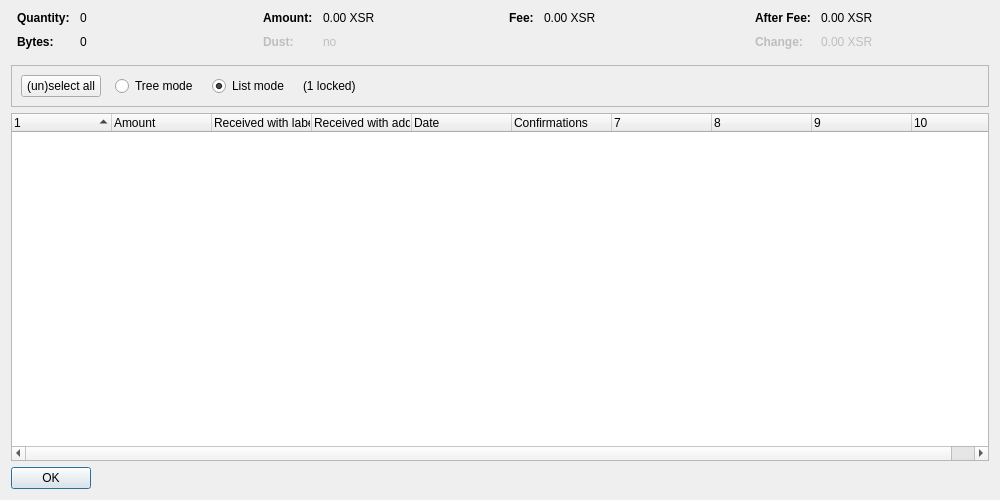
<?xml version="1.0" encoding="UTF-8"?>
<ui version="4.0">
 <class>CoinControlDialog</class>
 <widget class="QDialog" name="CoinControlDialog">
  <property name="geometry">
   <rect>
    <x>0</x>
    <y>0</y>
    <width>1000</width>
    <height>500</height>
   </rect>
  </property>
  <property name="windowTitle">
   <string>Coin Selection</string>
  </property>
  <layout class="QVBoxLayout" name="verticalLayout">
   <item>
    <layout class="QHBoxLayout" name="horizontalLayoutTop" stretch="0,0,0,0">
     <property name="topMargin">
      <number>0</number>
     </property>
     <property name="bottomMargin">
      <number>10</number>
     </property>
     <item>
      <layout class="QFormLayout" name="formLayoutCoinControl1">
       <property name="horizontalSpacing">
        <number>10</number>
       </property>
       <property name="verticalSpacing">
        <number>10</number>
       </property>
       <property name="leftMargin">
        <number>6</number>
       </property>
       <property name="rightMargin">
        <number>6</number>
       </property>
       <item row="0" column="0">
        <widget class="QLabel" name="labelCoinControlQuantityText">
         <property name="font">
          <font>
           <weight>75</weight>
           <bold>true</bold>
          </font>
         </property>
         <property name="text">
          <string>Quantity:</string>
         </property>
        </widget>
       </item>
       <item row="0" column="1">
        <widget class="QLabel" name="labelCoinControlQuantity">
         <property name="cursor">
          <cursorShape>IBeamCursor</cursorShape>
         </property>
         <property name="contextMenuPolicy">
          <enum>Qt::ActionsContextMenu</enum>
         </property>
         <property name="text">
          <string notr="true">0</string>
         </property>
         <property name="textInteractionFlags">
          <set>Qt::LinksAccessibleByMouse|Qt::TextSelectableByKeyboard|Qt::TextSelectableByMouse</set>
         </property>
        </widget>
       </item>
       <item row="1" column="0">
        <widget class="QLabel" name="labelCoinControlBytesText">
         <property name="font">
          <font>
           <weight>75</weight>
           <bold>true</bold>
          </font>
         </property>
         <property name="text">
          <string>Bytes:</string>
         </property>
        </widget>
       </item>
       <item row="1" column="1">
        <widget class="QLabel" name="labelCoinControlBytes">
         <property name="cursor">
          <cursorShape>IBeamCursor</cursorShape>
         </property>
         <property name="contextMenuPolicy">
          <enum>Qt::ActionsContextMenu</enum>
         </property>
         <property name="text">
          <string notr="true">0</string>
         </property>
         <property name="textInteractionFlags">
          <set>Qt::LinksAccessibleByMouse|Qt::TextSelectableByKeyboard|Qt::TextSelectableByMouse</set>
         </property>
        </widget>
       </item>
      </layout>
     </item>
     <item>
      <layout class="QFormLayout" name="formLayoutCoinControl2">
       <property name="horizontalSpacing">
        <number>10</number>
       </property>
       <property name="verticalSpacing">
        <number>10</number>
       </property>
       <property name="leftMargin">
        <number>6</number>
       </property>
       <property name="rightMargin">
        <number>6</number>
       </property>
       <item row="0" column="0">
        <widget class="QLabel" name="labelCoinControlAmountText">
         <property name="font">
          <font>
           <weight>75</weight>
           <bold>true</bold>
          </font>
         </property>
         <property name="text">
          <string>Amount:</string>
         </property>
        </widget>
       </item>
       <item row="0" column="1">
        <widget class="QLabel" name="labelCoinControlAmount">
         <property name="cursor">
          <cursorShape>IBeamCursor</cursorShape>
         </property>
         <property name="contextMenuPolicy">
          <enum>Qt::ActionsContextMenu</enum>
         </property>
         <property name="text">
          <string notr="true">0.00 XSR</string>
         </property>
         <property name="textInteractionFlags">
          <set>Qt::LinksAccessibleByMouse|Qt::TextSelectableByKeyboard|Qt::TextSelectableByMouse</set>
         </property>
        </widget>
       </item>
       <item row="1" column="0">
        <widget class="QLabel" name="labelCoinControlLowOutputText">
         <property name="enabled">
          <bool>false</bool>
         </property>
         <property name="font">
          <font>
           <weight>75</weight>
           <bold>true</bold>
          </font>
         </property>
         <property name="text">
          <string>Dust:</string>
         </property>
        </widget>
       </item>
       <item row="1" column="1">
        <widget class="QLabel" name="labelCoinControlLowOutput">
         <property name="enabled">
          <bool>false</bool>
         </property>
         <property name="cursor">
          <cursorShape>IBeamCursor</cursorShape>
         </property>
         <property name="contextMenuPolicy">
          <enum>Qt::ActionsContextMenu</enum>
         </property>
         <property name="text">
          <string notr="true">no</string>
         </property>
         <property name="textInteractionFlags">
          <set>Qt::LinksAccessibleByMouse|Qt::TextSelectableByKeyboard|Qt::TextSelectableByMouse</set>
         </property>
        </widget>
       </item>
      </layout>
     </item>
     <item>
      <layout class="QFormLayout" name="formLayoutCoinControl3">
       <property name="horizontalSpacing">
        <number>10</number>
       </property>
       <property name="verticalSpacing">
        <number>10</number>
       </property>
       <property name="leftMargin">
        <number>6</number>
       </property>
       <property name="rightMargin">
        <number>6</number>
       </property>
       <item row="0" column="0">
        <widget class="QLabel" name="labelCoinControlFeeText">
         <property name="font">
          <font>
           <weight>75</weight>
           <bold>true</bold>
          </font>
         </property>
         <property name="text">
          <string>Fee:</string>
         </property>
        </widget>
       </item>
       <item row="0" column="1">
        <widget class="QLabel" name="labelCoinControlFee">
         <property name="cursor">
          <cursorShape>IBeamCursor</cursorShape>
         </property>
         <property name="contextMenuPolicy">
          <enum>Qt::ActionsContextMenu</enum>
         </property>
         <property name="text">
          <string notr="true">0.00 XSR</string>
         </property>
         <property name="textInteractionFlags">
          <set>Qt::LinksAccessibleByMouse|Qt::TextSelectableByKeyboard|Qt::TextSelectableByMouse</set>
         </property>
        </widget>
       </item>
      </layout>
     </item>
     <item>
      <layout class="QFormLayout" name="formLayoutCoinControl4">
       <property name="horizontalSpacing">
        <number>10</number>
       </property>
       <property name="verticalSpacing">
        <number>10</number>
       </property>
       <property name="leftMargin">
        <number>6</number>
       </property>
       <property name="rightMargin">
        <number>6</number>
       </property>
       <item row="0" column="0">
        <widget class="QLabel" name="labelCoinControlAfterFeeText">
         <property name="font">
          <font>
           <weight>75</weight>
           <bold>true</bold>
          </font>
         </property>
         <property name="text">
          <string>After Fee:</string>
         </property>
        </widget>
       </item>
       <item row="0" column="1">
        <widget class="QLabel" name="labelCoinControlAfterFee">
         <property name="cursor">
          <cursorShape>IBeamCursor</cursorShape>
         </property>
         <property name="contextMenuPolicy">
          <enum>Qt::ActionsContextMenu</enum>
         </property>
         <property name="text">
          <string notr="true">0.00 XSR</string>
         </property>
         <property name="textInteractionFlags">
          <set>Qt::LinksAccessibleByMouse|Qt::TextSelectableByKeyboard|Qt::TextSelectableByMouse</set>
         </property>
        </widget>
       </item>
       <item row="1" column="0">
        <widget class="QLabel" name="labelCoinControlChangeText">
         <property name="enabled">
          <bool>false</bool>
         </property>
         <property name="font">
          <font>
           <weight>75</weight>
           <bold>true</bold>
          </font>
         </property>
         <property name="text">
          <string>Change:</string>
         </property>
        </widget>
       </item>
       <item row="1" column="1">
        <widget class="QLabel" name="labelCoinControlChange">
         <property name="enabled">
          <bool>false</bool>
         </property>
         <property name="cursor">
          <cursorShape>IBeamCursor</cursorShape>
         </property>
         <property name="contextMenuPolicy">
          <enum>Qt::ActionsContextMenu</enum>
         </property>
         <property name="text">
          <string notr="true">0.00 XSR</string>
         </property>
         <property name="textInteractionFlags">
          <set>Qt::LinksAccessibleByMouse|Qt::TextSelectableByKeyboard|Qt::TextSelectableByMouse</set>
         </property>
        </widget>
       </item>
      </layout>
     </item>
    </layout>
   </item>
   <item>
    <widget class="QFrame" name="frame">
     <property name="minimumSize">
      <size>
       <width>0</width>
       <height>40</height>
      </size>
     </property>
     <property name="frameShape">
      <enum>QFrame::StyledPanel</enum>
     </property>
     <property name="frameShadow">
      <enum>QFrame::Sunken</enum>
     </property>
     <layout class="QHBoxLayout" name="horizontalLayout">
      <item>
       <layout class="QHBoxLayout" name="horizontalLayoutPanel" stretch="0,0,0,0,0">
        <property name="spacing">
         <number>14</number>
        </property>
        <item>
         <widget class="QPushButton" name="pushButtonSelectAll">
          <property name="sizePolicy">
           <sizepolicy hsizetype="Maximum" vsizetype="Fixed">
            <horstretch>0</horstretch>
            <verstretch>0</verstretch>
           </sizepolicy>
          </property>
          <property name="text">
           <string>(un)select all</string>
          </property>
          <property name="autoDefault">
           <bool>false</bool>
          </property>
         </widget>
        </item>
        <item>
         <widget class="QRadioButton" name="radioTreeMode">
          <property name="sizePolicy">
           <sizepolicy hsizetype="Maximum" vsizetype="Fixed">
            <horstretch>0</horstretch>
            <verstretch>0</verstretch>
           </sizepolicy>
          </property>
          <property name="text">
           <string>Tree mode</string>
          </property>
         </widget>
        </item>
        <item>
         <widget class="QRadioButton" name="radioListMode">
          <property name="sizePolicy">
           <sizepolicy hsizetype="Maximum" vsizetype="Fixed">
            <horstretch>0</horstretch>
            <verstretch>0</verstretch>
           </sizepolicy>
          </property>
          <property name="text">
           <string>List mode</string>
          </property>
          <property name="checked">
           <bool>true</bool>
          </property>
         </widget>
        </item>
        <item>
         <widget class="QLabel" name="labelLocked">
          <property name="text">
           <string notr="true">(1 locked)</string>
          </property>
         </widget>
        </item>
        <item>
         <spacer name="horizontalSpacer">
          <property name="orientation">
           <enum>Qt::Horizontal</enum>
          </property>
          <property name="sizeHint" stdset="0">
           <size>
            <width>40</width>
            <height>20</height>
           </size>
          </property>
         </spacer>
        </item>
       </layout>
      </item>
     </layout>
    </widget>
   </item>
   <item>
    <widget class="CoinControlTreeWidget" name="treeWidget">
     <property name="contextMenuPolicy">
      <enum>Qt::CustomContextMenu</enum>
     </property>
     <property name="sortingEnabled">
      <bool>false</bool>
     </property>
     <property name="columnCount">
      <number>10</number>
     </property>
     <attribute name="headerShowSortIndicator" stdset="0">
      <bool>true</bool>
     </attribute>
     <attribute name="headerStretchLastSection">
      <bool>false</bool>
     </attribute>
     <column>
      <property name="text">
       <string/>
      </property>
     </column>
     <column>
      <property name="text">
       <string>Amount</string>
      </property>
     </column>
     <column>
      <property name="text">
       <string>Received with label</string>
      </property>
     </column>
     <column>
      <property name="text">
       <string>Received with address</string>
      </property>
     </column>
     <column>
      <property name="text">
       <string>Date</string>
      </property>
     </column>
     <column>
      <property name="text">
       <string>Confirmations</string>
      </property>
      <property name="toolTip">
       <string>Confirmed</string>
      </property>
     </column>
     <column>
      <property name="text">
       <string/>
      </property>
     </column>
     <column>
      <property name="text">
       <string/>
      </property>
     </column>
     <column>
      <property name="text">
       <string/>
      </property>
     </column>
     <column>
      <property name="text">
       <string/>
      </property>
     </column>
    </widget>
   </item>
   <item>
    <widget class="QDialogButtonBox" name="buttonBox">
     <property name="sizePolicy">
      <sizepolicy hsizetype="Maximum" vsizetype="Fixed">
       <horstretch>0</horstretch>
       <verstretch>0</verstretch>
      </sizepolicy>
     </property>
     <property name="orientation">
      <enum>Qt::Horizontal</enum>
     </property>
     <property name="standardButtons">
      <set>QDialogButtonBox::Ok</set>
     </property>
    </widget>
   </item>
  </layout>
 </widget>
 <customwidgets>
  <customwidget>
   <class>CoinControlTreeWidget</class>
   <extends>QTreeWidget</extends>
   <header>coincontroltreewidget.h</header>
  </customwidget>
 </customwidgets>
 <resources/>
 <connections/>
</ui>
